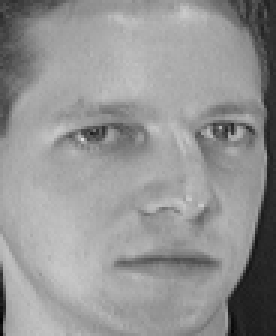
#> input picture dataset/s1/2.pgm, 92 x 112 px (shown 3 times larger); its folder holds only this picture in this run
$ jupyter execute 'Haar + LBPH.ipynb'
#> lines starting #> are read from the running program, lines starting #| are printed output that depends on the picture
[cell 1]
import os
import numpy as np
from PIL import Image
from sklearn.metrics import accuracy_score, precision_score, recall_score, f1_score
import cv2

# Initialize face recognizer
recognizer = cv2.face.LBPHFaceRecognizer_create()

# Initialize the face detector
detector = cv2.CascadeClassifier(cv2.data.haarcascades + 'haarcascade_frontalface_default.xml')

[cell 2]
def getImagesAndLabels(subfolders, dataset_path):
#> called with dataset_path = 'dataset'
    faceSamples = []
    ids = []

    for folder_name in subfolders:
        folder_path = os.path.join(dataset_path, folder_name)

        if os.path.isdir(folder_path):
            id = int(folder_name.replace('s', ''))

            for image_name in os.listdir(folder_path):
                if image_name.endswith('.pgm'):
                    imagePath = os.path.join(folder_path, image_name)
#                     print("Processing image:", imagePath)

                    # Load and convert image to grayscale
                    PIL_img = Image.open(imagePath).convert('L')
#> PIL_img is the input picture: PIL image 92x112 L; min 2, max 223, mean 148
                    img_numpy = np.array(PIL_img, 'uint8')

                    # Detect faces in the image
                    faces = detector.detectMultiScale(img_numpy)
#> faces = ()
                    for (x, y, w, h) in faces:
                        faceSamples.append(img_numpy[y:y+h, x:x+w])
                        ids.append(id)
#> this loop made 0 passes
#> after the loop, faceSamples = []; ids = []

    return faceSamples, ids

[cell 3]
# Define the subfolders to use for training and testing
train_subfolders = [f's{i}' for i in range(1, 37)]
test_subfolders = [f's{i}' for i in range(20, 39)]
# train_subfolders = [f's{i}' for i in range(1, 21)]
# test_subfolders = [f's{i}' for i in range(15, 22)]

dataset_path = 'dataset'  #att_faces

# Load training data
print("\n[INFO] Loading training data...")
train_faces, train_ids = getImagesAndLabels(train_subfolders, dataset_path)

# Train the model
print("\n[INFO] Training the model...")
recognizer.train(train_faces, np.array(train_ids))

# Save the trained model
model_save_dir = 'trainer'
if not os.path.exists(model_save_dir):
    os.makedirs(model_save_dir)
recognizer.write(os.path.join(model_save_dir, 'trainer.yml'))

# Load testing data
print("\n[INFO] Loading testing data...")
test_faces, test_ids = getImagesAndLabels(test_subfolders, dataset_path)

# Predict on test data
predictions = []
for face in test_faces:
    label, confidence = recognizer.predict(face)
    predictions.append(label)

# Calculate metrics
accuracy = accuracy_score(test_ids, predictions)
precision = precision_score(test_ids, predictions, average='weighted', zero_division=0)
recall = recall_score(test_ids, predictions, average='weighted', zero_division=0)
f1 = f1_score(test_ids, predictions, average='weighted', zero_division=0)

# Print metrics
print("\n[INFO] Evaluation Results:")
print("Accuracy: {:.2f}".format(accuracy))
print("Precision: {:.2f}".format(precision))
print("Recall: {:.2f}".format(recall))
print("F1 Score: {:.2f}".format(f1))

[cell 4]
# Predict on test data
predictions = []
for face in test_faces:
    label, confidence = recognizer.predict(face)
    predictions.append(label)

# Print predictions and true IDs
print("Predicted labels:", predictions)
print("True IDs:", test_ids)

[cell 5]
import numpy as np
from sklearn.metrics import confusion_matrix, ConfusionMatrixDisplay
import matplotlib.pyplot as plt


predicted_labels = [20, 20, 20, 20, 20, 20, 20, 20, 20, 20, 21, 21, 21, 21, 21, 21, 21, 21, 21, 21, 22, 22, 22, 22, 22, 22, 22, 22, 22, 22, 23, 23, 23, 23, 23, 23, 23, 23, 23, 23, 24, 24, 24, 24, 24, 24, 24, 24, 24, 24, 25, 25, 25, 25, 25, 25, 25, 26, 26, 26, 26, 26, 26, 26, 27, 27, 27, 27, 27, 27, 27, 27, 27, 27, 28, 28, 28, 28, 28, 28, 28, 28, 28, 29, 29, 29, 29, 29, 29, 29, 29, 29, 30, 30, 30, 30, 30, 30, 30, 30, 30, 31, 31, 31, 31, 31, 31, 31, 31, 31, 31, 32, 32, 32, 32, 32, 32, 32, 32, 32, 33, 33, 33, 33, 33, 33, 33, 33, 33, 33, 34, 34, 34, 34, 34, 34, 34, 35, 35, 35, 35, 35, 35, 35, 36, 36, 36, 36, 36, 36, 36, 36, 36, 28, 28, 32, 28, 28, 31, 28, 28, 31, 28, 4, 23, 23, 23, 4, 4, 4, 23, 4, 23]
true_labels = [20, 20, 20, 20, 20, 20, 20, 20, 20, 20, 21, 21, 21, 21, 21, 21, 21, 21, 21, 21, 22, 22, 22, 22, 22, 22, 22, 22, 22, 22, 23, 23, 23, 23, 23, 23, 23, 23, 23, 23, 24, 24, 24, 24, 24, 24, 24, 24, 24, 24, 25, 25, 25, 25, 25, 25, 25, 26, 26, 26, 26, 26, 26, 26, 27, 27, 27, 27, 27, 27, 27, 27, 27, 27, 28, 28, 28, 28, 28, 28, 28, 28, 28, 29, 29, 29, 29, 29, 29, 29, 29, 29, 30, 30, 30, 30, 30, 30, 30, 30, 30, 31, 31, 31, 31, 31, 31, 31, 31, 31, 31, 32, 32, 32, 32, 32, 32, 32, 32, 32, 33, 33, 33, 33, 33, 33, 33, 33, 33, 33, 34, 34, 34, 34, 34, 34, 34, 35, 35, 35, 35, 35, 35, 35, 36, 36, 36, 36, 36, 36, 36, 36, 36, 37, 37, 37, 37, 37, 37, 37, 37, 37, 37, 38, 38, 38, 38, 38, 38, 38, 38, 38, 38]

[cell 6]
import numpy as np
from sklearn.metrics import confusion_matrix, ConfusionMatrixDisplay
import matplotlib.pyplot as plt

# Your labels
# predicted_labels = [15, 15, 15, 15, 15, 15, 15, 15, 15, 15, 16, 16, 16, 16, 16, 16, 16, 16, 17, 17, 17, 17, 17, 17, 17, 17, 18, 18, 18, 18, 18, 18, 18, 18, 18, 18, 19, 19, 19, 19, 19, 19, 19, 19, 19, 20, 20, 20, 20, 20, 20, 20, 20, 20, 20, 12, 4, 12, 12, 12, 3, 3, 4, 5, 17]
# true_labels = [15, 15, 15, 15, 15, 15, 15, 15, 15, 15, 16, 16, 16, 16, 16, 16, 16, 16, 17, 17, 17, 17, 17, 17, 17, 17, 18, 18, 18, 18, 18, 18, 18, 18, 18, 18, 19, 19, 19, 19, 19, 19, 19, 19, 19, 20, 20, 20, 20, 20, 20, 20, 20, 20, 20, 21, 21, 21, 21, 21, 21, 21, 21, 21, 21]

# Define all possible labels (including those that might not be predicted or true in your current data)
all_labels = [3, 4, 5, 12, 15, 16, 17, 18, 19, 20, 21]

# Generate the confusion matrix
cm = confusion_matrix(true_labels, predicted_labels, labels=all_labels)

# Display the confusion matrix with specified labels
disp = ConfusionMatrixDisplay(confusion_matrix=cm, display_labels=all_labels)
disp.plot(cmap=plt.cm.Blues)
plt.show()
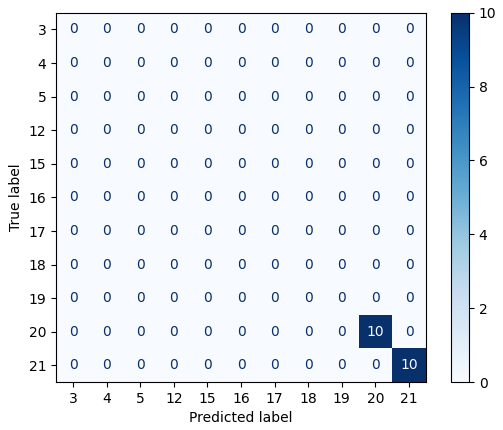
#> figure drawn by matplotlib, 2 panels
